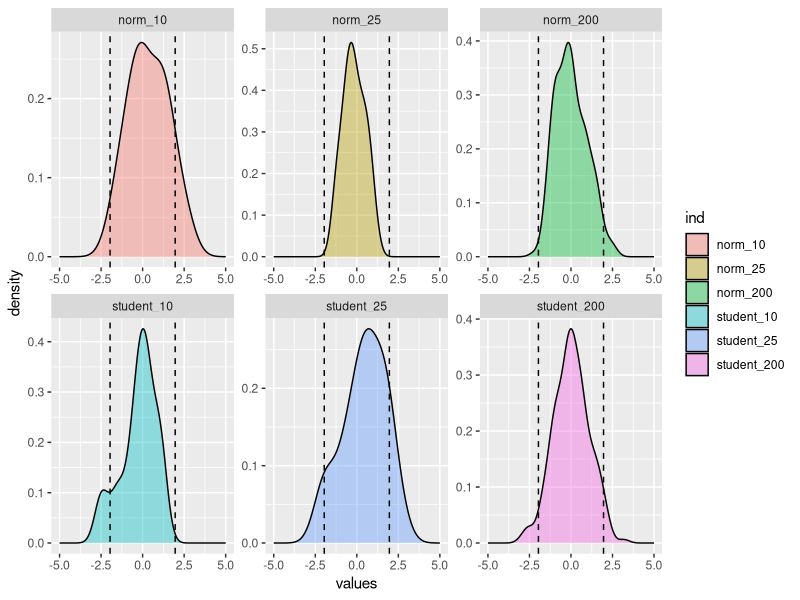
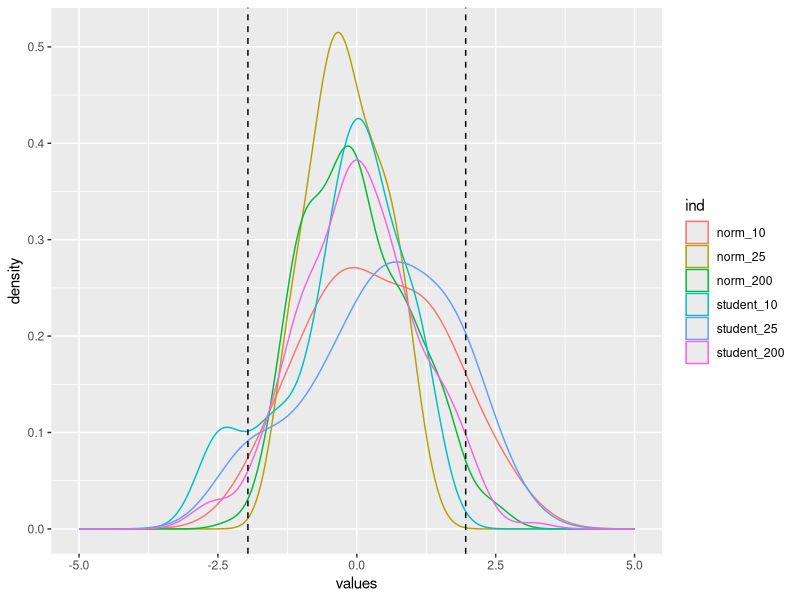
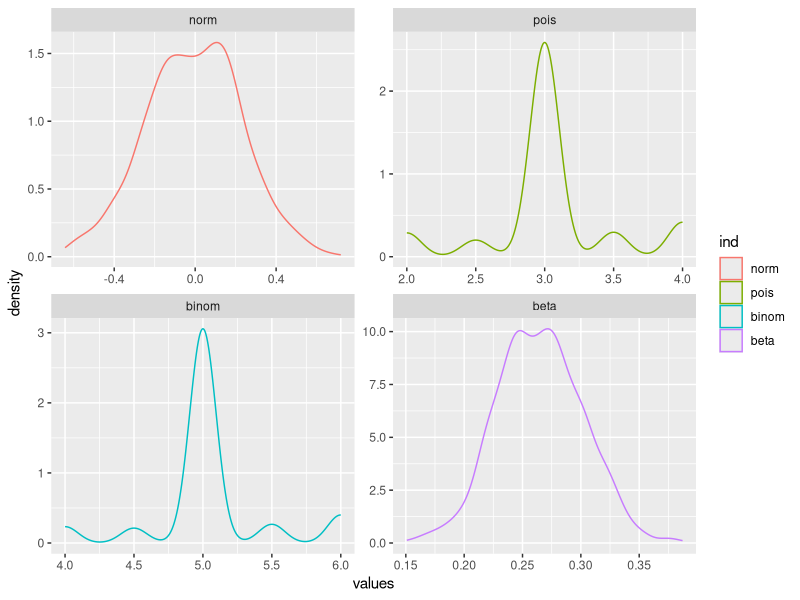
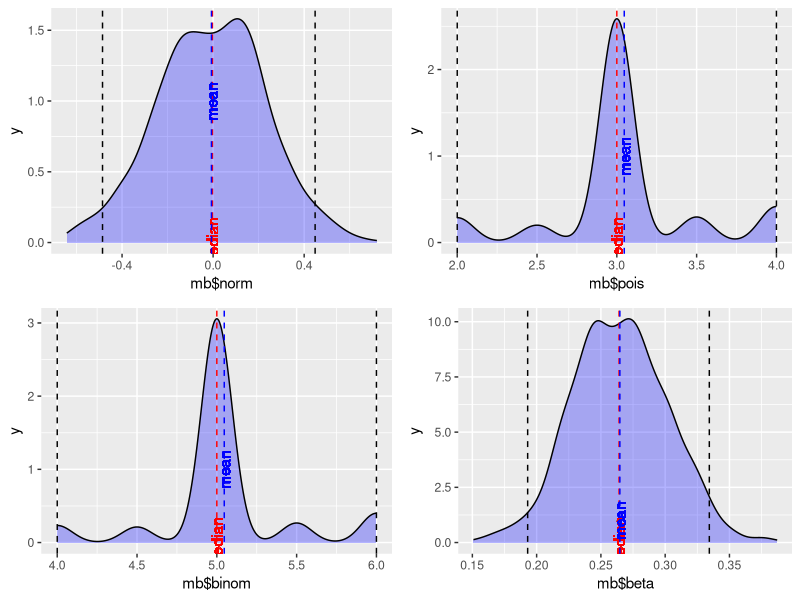

Here is the R script that generated these plots, in order:
## ---- chunk 1
library(ggplot2)
library(plyr)

set.seed(0)

dat <- list(data.frame(rnorm(10)), data.frame(rnorm(25)), data.frame(rnorm(200)), 
            data.frame(rt(10, df = 9)), data.frame(rt(25, df = 24)), 
            data.frame(rt(200, df = 199)))

dat <- do.call(rbind.fill, dat)
colnames(dat) <- c("norm_10", "norm_25", "norm_200", 
                   "student_10", "student_25", "student_200")
dat <- stack(dat)
dat <- dat[complete.cases(dat),]

dat.plot <- ggplot(data = dat, aes(x = values)) + 
  geom_density(aes(group = ind, fill = ind), alpha = 0.4) + 
  scale_x_continuous(limits = c(-5, 5)) + 
  geom_vline(aes(xintercept = -1.96), linetype = "dashed") + 
  geom_vline(aes(xintercept = 1.96), linetype = "dashed") + 
  facet_wrap(~ ind, scales = "free")
  
dat.plot
## ---- chunk 2
ggplot(data = dat, aes(x = values)) + 
  geom_density(aes(group = ind, colour = ind)) + 
  scale_x_continuous(limits = c(-5, 5)) + 
  scale_fill_brewer(palette = "Set1") + 
  geom_vline(aes(xintercept = -1.96), linetype = "dashed") + 
  geom_vline(aes(xintercept = 1.96), linetype = "dashed")


## ---- chunk 3

dat.norm <- dat[dat$ind %in% c("norm_10", "norm_25", "norm_200"), ]

means <- data.frame(tapply(dat.norm$values, dat.norm$ind, FUN = mean))
sds <- data.frame(tapply(dat.norm$values, dat.norm$ind, FUN = sd))
sizes <- data.frame(tapply(dat.norm$values, dat.norm$ind, FUN = length))

# our original samples had means of zero
# so z-scores for the sample means will be
z.scores <- means/(sds/sqrt(sizes))

dat.norm2 <- cbind(c("norm_10", "norm_200", "norm_25"), 
              means, sds, z.scores)
colnames(dat.norm2) <- c("sample.type", "means", "stdev", "z.scores")
## ---- chunk 4
2*pnorm(1.96, mean = dat.norm2$means[1:3], sd = dat.norm2$stdev[1:3], lower.tail = FALSE)

## ---- chunk 5
sample.typ <- c("student_10", "student_25", "student_200")
t.alphas <- pt(1.96, df = c(9, 24, 199), lower.tail = FALSE)

cbind(sample.typ, t.alphas)

## ---- chunk 6
MedianBootstrap <- function(input.sample, NBS = 1000) {
  median.list <- replicate(NBS, 
                           median(sample(input.sample, size = 30, replace = TRUE)))
  
  return(list(median.list, quantile(median.list, c(0.025, 0.975))))
}

## ---- chunk 7
MedianBootstrap2 <- function(input.sample, NBS = 1000) {
  median.list <- c()
  conf.min.list <- c()
  conf.max.list <- c()
  for(i in 1:NBS) { 
    s <- sample(input.sample, size = 30, replace = TRUE)
    median.list <- append(median.list, median(s))
    conf.min.list <- append(conf.min.list, quantile(s, c(0.025)))
    conf.max.list <- append(conf.max.list, quantile(s, c(0.975)))
  }
  
  df <- data.frame(median.list, conf.min.list, conf.max.list)
  colnames(df) <- c("sample_median", "conf_int_min", "conf_int_max")
  
  return(df)
}

## ---- chunk 8
mb.rnorm <- MedianBootstrap(rnorm(1000))
mb.rpois <- MedianBootstrap(rpois(1000, pi))
mb.rbinom <- MedianBootstrap(rbinom(1000, 10, 0.5))
mb.rbeta <- MedianBootstrap(rbeta(1000,2,5))

mb <- data.frame(mb.rnorm[[1]], mb.rpois[[1]], mb.rbinom[[1]], mb.rbeta[[1]])
colnames(mb) <- c("norm", "pois", "binom", "beta")

mb.long <- stack(mb)
mb.plot <- ggplot(data = mb.long, aes(x = values)) + 
  geom_density(aes(group = ind, colour = ind)) + 
  facet_wrap(~ ind, scales = "free")
mb.plot
## ---- chunk 9
norm.plot <- ggplot(data = mb, aes(x = mb$norm)) + geom_density(fill = "blue", alpha = 0.3) + 
  geom_vline(aes(xintercept = median(mb$norm)), linetype = "dashed", colour = "red") + 
  geom_text(aes(x=median(mb$norm), label="median", y=0), colour="red", angle=90) + 
  geom_vline(aes(xintercept = mean(mb$norm)), linetype = "dashed", colour = "blue") + 
  geom_text(aes(x=mean(mb$norm), label="mean", y=1), colour="blue", angle=90) + 
  geom_vline(aes(xintercept = mb.rnorm[[2]][1]), linetype = "dashed") + 
  geom_vline(aes(xintercept = mb.rnorm[[2]][2]), linetype = "dashed")
# norm.plot

pois.plot <- ggplot(data = mb, aes(x = mb$pois)) + geom_density(fill = "blue", alpha = 0.3) + 
  geom_vline(aes(xintercept = median(mb$pois)), linetype = "dashed", colour = "red") + 
  geom_text(aes(x=median(mb$pois), label="median", y=0), colour="red", angle=90) + 
  geom_vline(aes(xintercept = mean(mb$pois)), linetype = "dashed", colour = "blue") + 
  geom_text(aes(x=mean(mb$pois), label="mean", y=1), colour="blue", angle=90) + 
  geom_vline(aes(xintercept = mb.rpois[[2]][1]), linetype = "dashed") + 
  geom_vline(aes(xintercept = mb.rpois[[2]][2]), linetype = "dashed")
# pois.plot

binom.plot <- ggplot(data = mb, aes(x = mb$binom)) + geom_density(fill = "blue", alpha = 0.3) + 
  geom_vline(aes(xintercept = median(mb$binom)), linetype = "dashed", colour = "red") + 
  geom_text(aes(x=median(mb$binom), label="median", y=0), colour="red", angle=90) + 
  geom_vline(aes(xintercept = mean(mb$binom)), linetype = "dashed", colour = "blue") + 
  geom_text(aes(x=mean(mb$binom), label="mean", y=1), colour="blue", angle=90) + 
  geom_vline(aes(xintercept = mb.rbinom[[2]][1]), linetype = "dashed") + 
  geom_vline(aes(xintercept = mb.rbinom[[2]][2]), linetype = "dashed")
# binom.plot

beta.plot <- ggplot(data = mb, aes(x = mb$beta)) + geom_density(fill = "blue", alpha = 0.3) + 
  geom_vline(aes(xintercept = median(mb$beta)), linetype = "dashed", colour = "red") + 
  geom_text(aes(x=median(mb$beta), label="median", y=0), colour="red", angle=90) + 
  geom_vline(aes(xintercept = mean(mb$beta)), linetype = "dashed", colour = "blue") + 
  geom_text(aes(x=mean(mb$beta), label="mean", y=1), colour="blue", angle=90) + 
  geom_vline(aes(xintercept = mb.rbeta[[2]][1]), linetype = "dashed") + 
  geom_vline(aes(xintercept = mb.rbeta[[2]][2]), linetype = "dashed")
# beta.plot

require(gridExtra)
grid.arrange(norm.plot, pois.plot, binom.plot, beta.plot)

## ---- chunk 10
sapply(mb, shapiro.test)
## ---- chunk 11

objf <- function(r, number, k) {
  # we will suppress warnings because 
  # optim might try to calculate
  # log of a negative number
  suppressWarnings(abs(sum(number - exp(k*log(r)))))
}

rootk <- function(number, k, start = NULL) {
  # we will only deal with positive bases
  if (!all(number > 0)) {
    stop("Negative number provided as input.")
  }
  
  if (length(number) != length(start) & !is.null(start)) {
    stop("Number and start must have the same length")
  }
  
  # make a guess for r if not given as input
  if (is.null(start)) { 
    start <- rep.int(1, length(number))
  }
  start <- abs(start)
  
  # call optim
  root <- suppressWarnings(sapply(seq_along(number), function(i) { 
    optim(start[[i]], objf, number = number[[i]], k = k, method = "BFGS", 
          control = list(reltol = sqrt(.Machine$double.eps)))$par
    }))
  return(root)
}


## ---- chunk 12
rootk(c(100, 1000, 9, 27), 3, c(1, 2, 3, 4))
# compare with ^ operator
print(c(100^(1/3), 1000^(1/3), 9^(1/3), 27^(1/3)))


rootk(c(100, 1000, 9, 27), 2, c(10, 20, 3, 5))
# compare with ^ operator
print(c(100^(1/2), 1000^(1/2), 9^(1/2), 27^(1/2)))

rootk(8, 3)
# compare with ^ operator
print(c(8^(1/3)))

rootk(8, -5)
# compare with ^ operator
print(c(8^(-1/5)))

rootk(c(27, 50, 75), -3, c(1, 1, 1))
# compare with ^ operator
print(c(27^(-1/3), 50^(-1/3), 75^(-1/3)))

